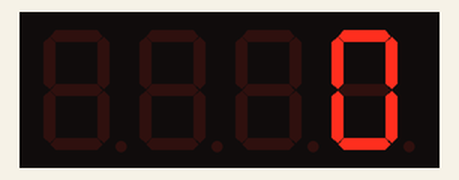
This sketch was run on a simulated Arduino Uno, built with avr-gcc and run on an emulated ATmega328P. Parts: 4-digit seven-segment display.

Above: at 0.1 s.
At 4.1 s:
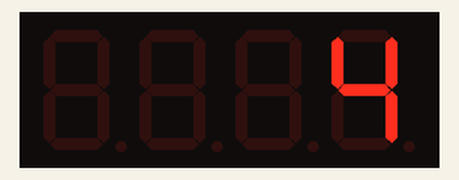
At 9.1 s:
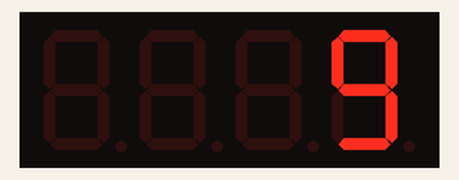
At 19.1 s:
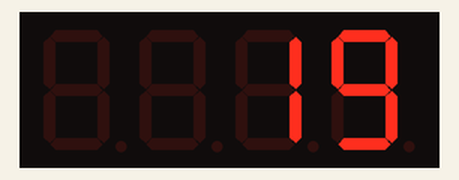
At 29.1 s:
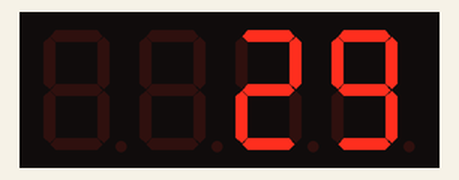
At 39.1 s:
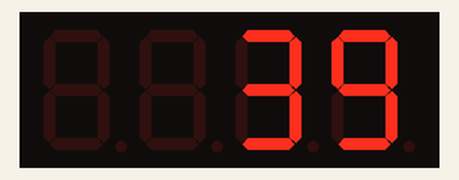

The sketch:

4digSegmentDisplay.ino
```cpp
#include <SevSeg.h>
SevSeg sevseg;

int i = 0;
void setup() {
  // put your setup code here, to run once:
  byte numDigits = 4;
  byte digitPins[] = {10, 11, 12, 13};
  byte segmentPins[] = {2,3,4,5,6,7,8,9};
  bool resistorsOnSegment = 0;
  sevseg.begin(COMMON_CATHODE, numDigits, digitPins, segmentPins, resistorsOnSegment);
  sevseg.setBrightness(50);
  sevseg.setNumber(0000, -1);
}

void loop() {
  // put your main code here, to run repeatedly:
  unsigned long timer = millis();

  sevseg.setNumber(timer/1000, -1);
  sevseg.refreshDisplay();
}
```

Measured:
- what the display in image 1 shows lasts 1.0 s, from 4.0 s to 5.0 s
